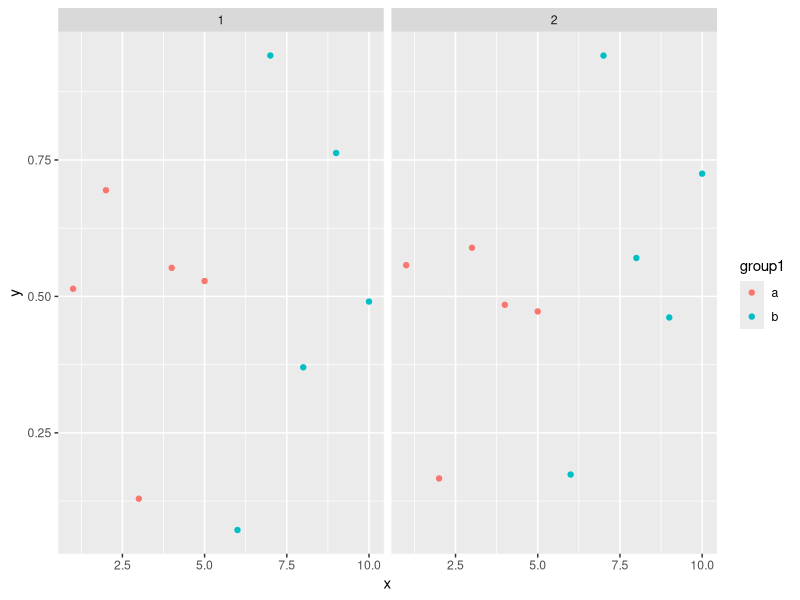
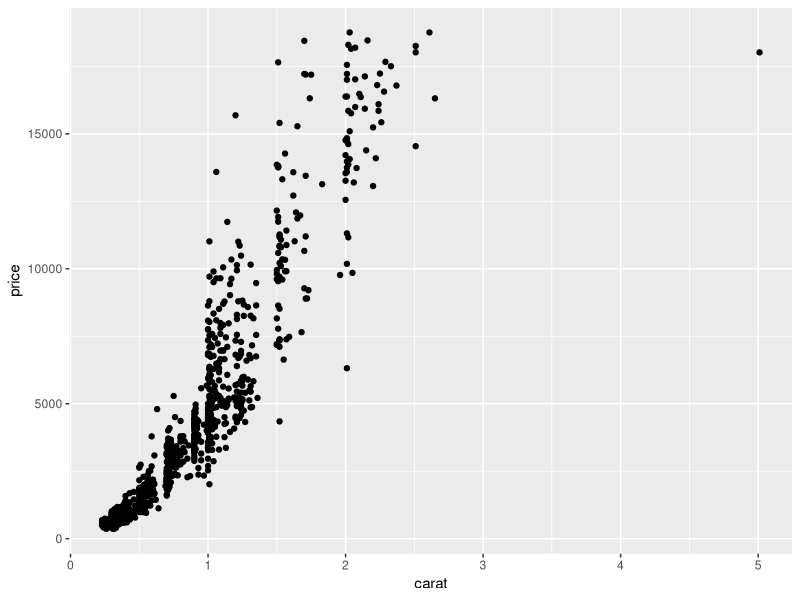
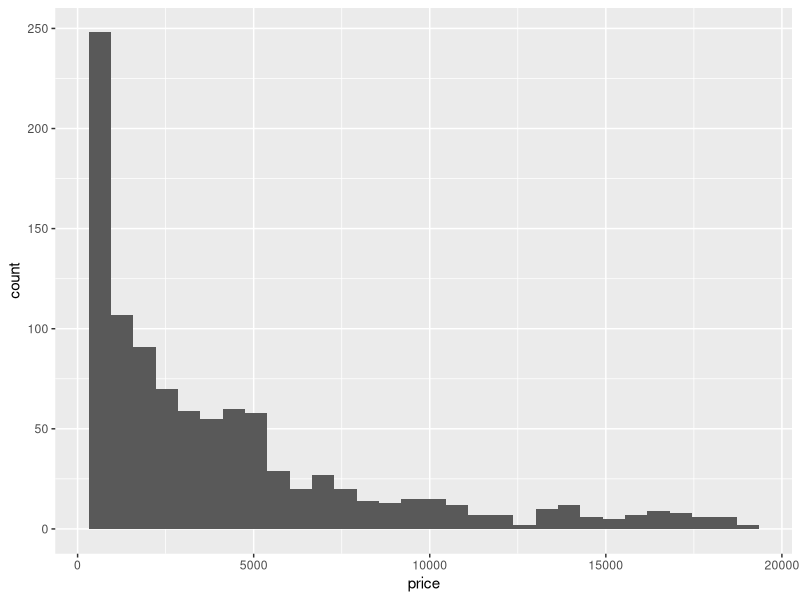
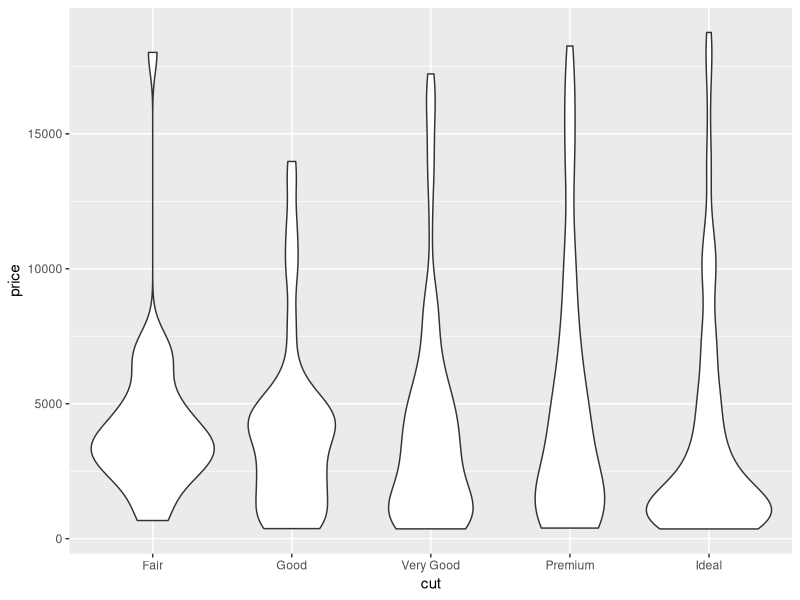
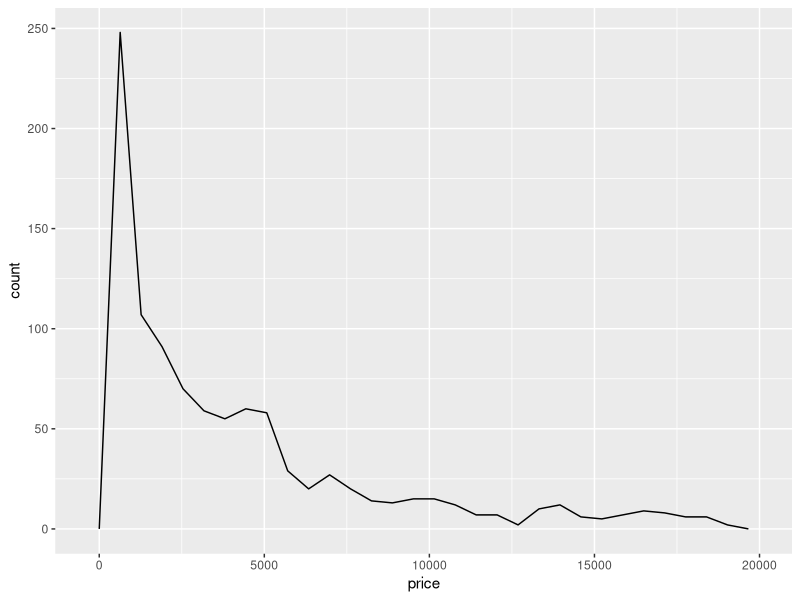
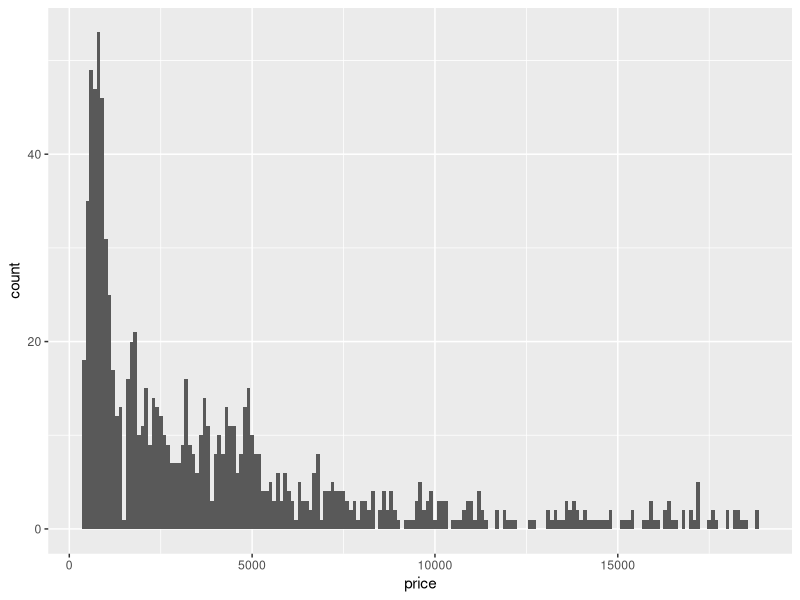
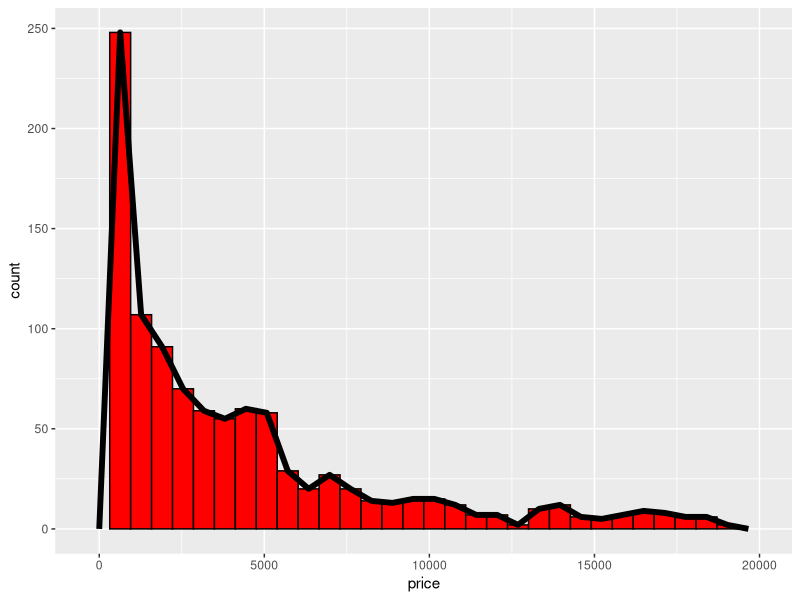
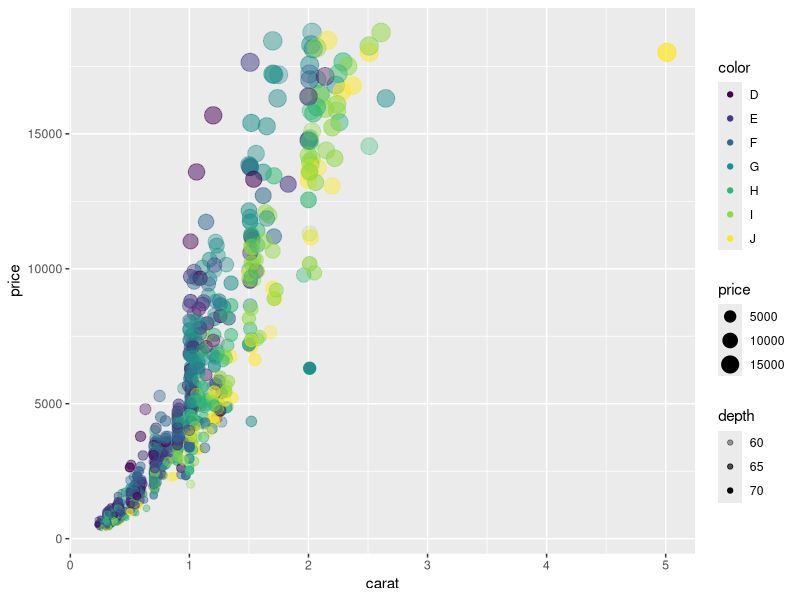

Recreate these plots in R, in order. (Note: this script raises an error after producing the figures.)
## ---- chunk 1
library(ggplot2)
# is your ggplot2 package 0.9.0 or greater?
sessionInfo()
## ---- chunk 2
# Introductory code from slides:
d <- data.frame(x = c(1:10, 1:10), 
                y = runif(20), 
                group1 = rep(gl(2, 5, labels = c("a", "b")), 2), 
                group2 = gl(2, 10))
head(d)
ggplot(d) + geom_point(aes(x = x, y = y, colour = group1)) + facet_grid(~group2)

## ---- chunk 3
head(diamonds) # from the ggplot2 package
nrow(diamonds) # number of rows in the data frame...oof, that's a lot

set.seed(1) # 
diamonds2 <- diamonds[sample(nrow(diamonds), 1000), ]
nrow(diamonds2)
## ---- chunk 4
ggplot(diamonds2, aes(x = carat, y = price)) + geom_point()
## ---- chunk 5
ggplot(diamonds2, aes(x = price)) + geom_histogram()

## ---- chunk 6
ggplot(diamonds2, aes(x = cut, y = price)) + geom_violin()

## ---- chunk 7
ggplot(diamonds2, aes(x = price)) + geom_freqpoly()

## ---- chunk 8
ggplot(diamonds2, aes(x = price)) + geom_histogram(binwidth=100)

## ---- chunk 9
ggplot(diamonds2, aes(x = price)) + geom_histogram(fill='red',color='black') + geom_freqpoly(size=2) # size adjusts the thickness of the line 
## ---- chunk 10
ggplot(diamonds2,aes(x=carat,y=price,color=color,size=price,alpha=depth)) + geom_point()
## ---- chunk 11
ggplot(diamonds2,aes(x=carat,y=price,color=color,size=price,shape=cut)) + geom_point()
## ---- chunk 12
ggplot(diamonds2,aes(x=carat,y=price,color=price,size=price)) + geom_point()

## ---- chunk 13
ggplot(diamonds2,aes(x=carat,y=price,color=price,size=price,alpha=0.5)) + geom_point() + 
  facet_wrap(~cut)
## ---- chunk 14
ggplot(diamonds2,aes(x=carat,y=price,color=price,size=price,alpha=0.5)) + geom_point() + 
  facet_grid(clarity~cut)
## ---- chunk 15
ggplot(diamonds2,aes(x=carat,y=price,color=price,size=price,alpha=0.5)) + geom_point() + 
  facet_grid(clarity~cut,scale='free_x')

## ---- chunk 16
ggplot(diamonds2,aes(x=carat,y=price,color=price,size=price,alpha=0.5)) + geom_point() + 
  facet_grid(clarity~cut,scale='free_y')
## ---- chunk 17
ggplot(diamonds2,aes(x=carat,y=price,color=price,size=price,alpha=0.5)) + geom_point() + 
  facet_grid(clarity~cut,scale='free')
## ---- chunk 18
ggplot(diamonds2,aes(x=carat,y=price,color=clarity)) + geom_point() 

## ---- chunk 19
ggplot(diamonds2,aes(x=carat,y=price,color=clarity)) + geom_point() + theme_grey()

## ---- chunk 20
ggplot(diamonds2,aes(x=carat,y=price,color=clarity)) + geom_point() + theme_bw()

## ---- chunk 21
install.packages('ggthemes')
library('ggthemes')
## ---- chunk 22
ggplot(diamonds2,aes(x=carat,y=price,color=clarity)) + geom_point() + theme_tufte()

## ---- chunk 23
ggplot(diamonds2,aes(x=carat,y=price,color=clarity)) + geom_point() + theme_excel()

## ---- chunk 24
ggplot(diamonds2,aes(x=carat,y=price,color=clarity)) + geom_point() + theme_wsj()

## ---- chunk 25
ggplot(diamonds2,aes(x=carat,y=price,color=clarity)) + geom_point() + theme_economist()

## ---- chunk 26
ggplot(diamonds2,aes(x=carat,y=price,color=clarity)) + geom_point() + 
  theme(plot.background = element_rect(fil = "pink")) +
  theme(axis.text =element_text(color = 'blue'))

## ---- chunk 27
ggplot(diamonds2,aes(x=carat,y=price,color=clarity)) +   
  geom_point() + facet_wrap(~cut) +
  # white box with black outline for facet ("strip") labels
  theme(strip.background = element_rect(fill='white',color='black')) + 
  # move legend to the bottom (use 'none' to suppress the legend)
  theme(legend.position = 'bottom')
## ---- chunk 28
ggplot(diamonds2,aes(x=price)) + stat_bin()

## ---- chunk 29
ggplot(diamonds2,aes(x=price)) + stat_density()
## ---- chunk 30
ggplot(diamonds2,aes(x=cut,y=price)) + stat_boxplot()
## ---- chunk 31
ggplot(diamonds2,aes(x=carat,y=price)) + stat_smooth(method='loess') + geom_point()
## ---- chunk 32
ggplot(data.frame(x = c(-5, 5)), aes(x)) + stat_function(fun = dnorm)
## ---- chunk 33
library(plyr)
diamonds.price <- ddply(diamonds2,'cut',summarise,
             mean = mean(price),
             sd = sd(price))

## ---- chunk 34
ggplot(diamonds.price,aes(x=cut,y=mean,ymin=mean-sd,ymax=mean+sd)) + 
  geom_pointrange() + geom_point(color='red') 
## ---- chunk 35
ggplot(diamonds.price,aes(x=cut,y=mean,ymin=mean-sd,ymax=mean+sd)) + 
  geom_errorbar(width=0.5) + geom_point(color='red') 
## ---- chunk 36
ggplot(diamonds.price,aes(x=cut,y=mean,ymin=mean-sd,ymax=mean+sd)) + 
  geom_pointrange() + geom_point(color='red') + coord_flip() 
## ---- chunk 37
ggplot(diamonds.price,aes(x=cut,y=mean,ymin=mean-sd,ymax=mean+sd)) + 
  geom_hline(y=3000,linetype=2,size=2) + geom_pointrange() + geom_point(color='red') + coord_flip() + ylab('price')

# remember that we have 'flipped' the coordinates so our hline will actually make a verticl line and will require a y intercept 
